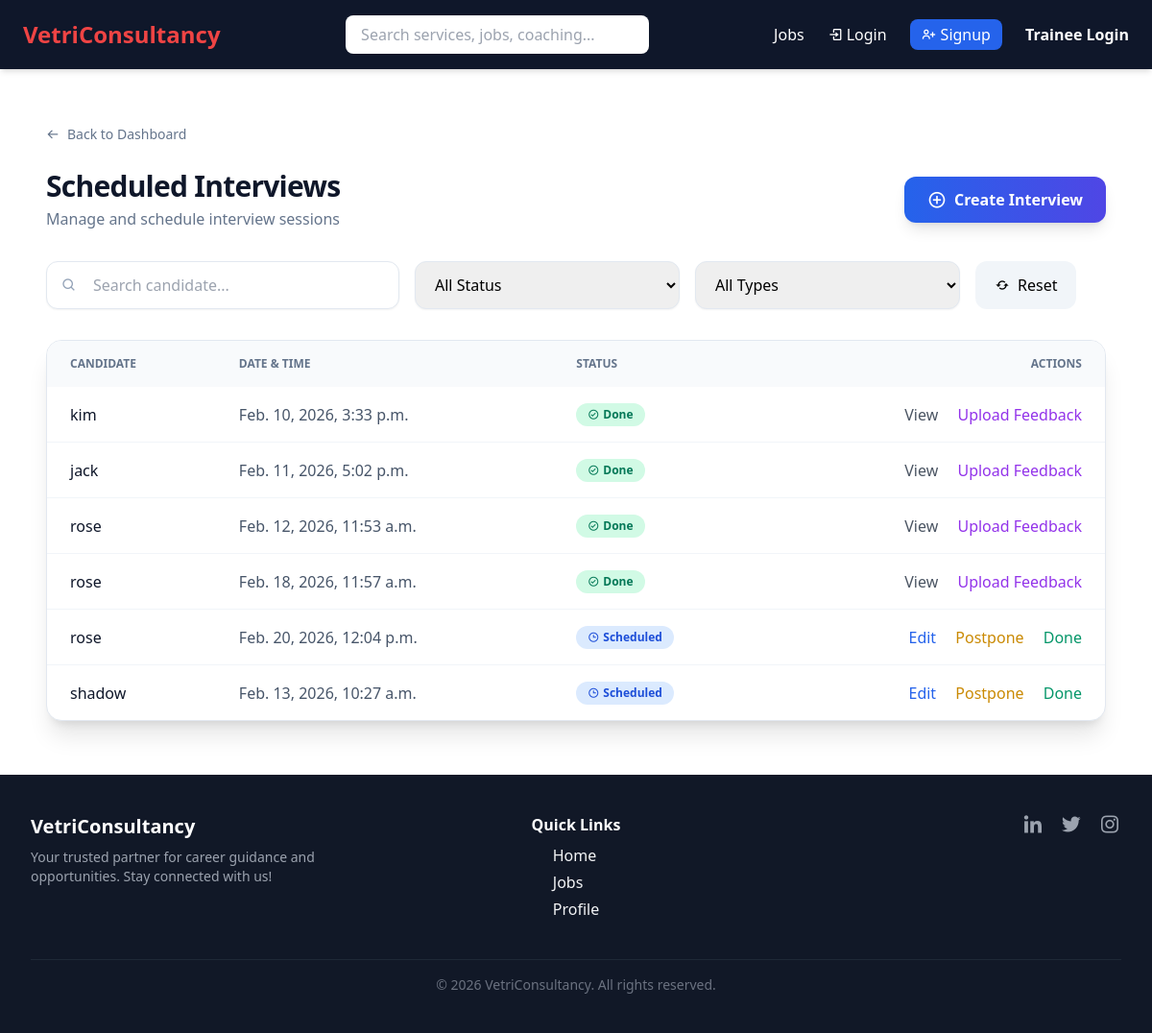
/dashboard/appointments/?type=INTERVIEW, run on an earlier commit of the app's database.
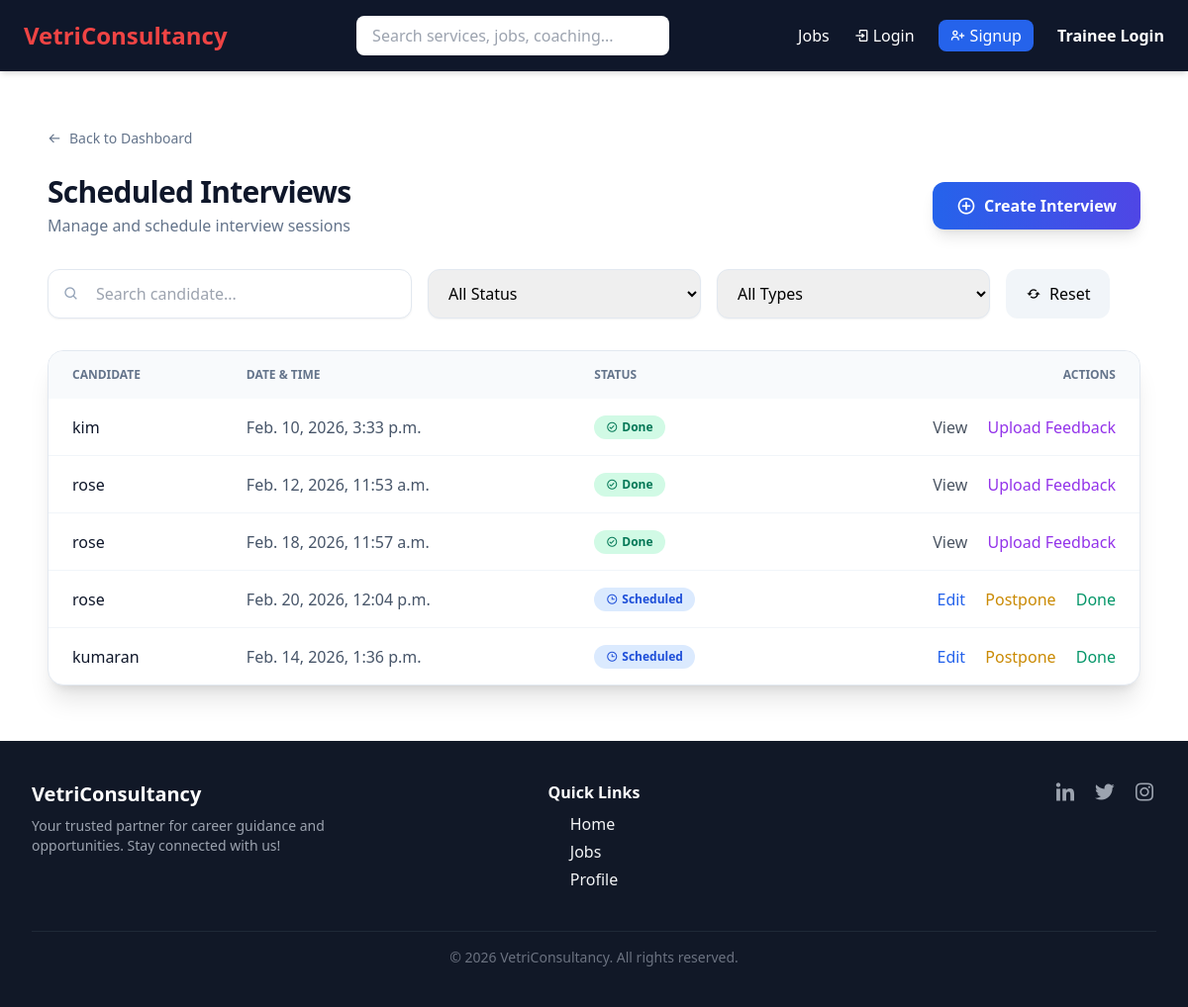
And on a later commit of the database.
### VCS/models.py (models this page shows, shortened)
class Appointment(models.Model):
    TYPE_CHOICES = [
        ('INTERVIEW', 'Interview'),
        ('ONE_ON_ONE', '1-1 Session'),
    ]
    STATUS_CHOICES = [
        ('SCHEDULED', 'Scheduled'),
        ('DONE', 'Done'),
        ('POSTPONED', 'Postponed'),
    ]
    application = models.ForeignKey(JobApplication, on_delete=models.CASCADE, null=True, blank=True)
    consultant = models.ForeignKey(
        User,
        on_delete=models.SET_NULL,
        null=True,
        blank=True,
        related_name="consultant_appointments"
    )
    appointment_type = models.CharField(max_length=20,
                                        choices=TYPE_CHOICES,
                                        default='INTERVIEW')
    scheduled_at = models.DateTimeField()
    status = models.CharField(max_length=20, choices=STATUS_CHOICES, default='SCHEDULED')
    notes = models.TextField(blank=True)
    created_at = models.DateTimeField(null=True, blank=True)
    interview_type = models.CharField(
        max_length=20,
        choices=[('BEHAVIORAL', 'Behavioral'), ('TECHNICAL', 'Technical'), ('CASE_STUDY', 'Case Study')],
        blank=True,
        null=True
    )
    target_role = models.CharField(max_length=100, blank=True)
    video_link = models.URLField(blank=True)
    is_mock_interview = models.BooleanField(default=False)
    waitlist = models.BooleanField(default=False)
    sla_due = models.DateTimeField(null=True, blank=True)
    sla_complied = models.BooleanField(default=False)

class JobApplication(models.Model):
    STATUS_CHOICES = [
        ('APPLIED', 'Applied'),
        ('VIEWED', 'Viewed by Recruiter'),
        ('WAITING', 'Waiting for Recruiter Action'),
        ('REJECTED', 'Rejected'),
        ('HIRED', 'Hired'),
    ]
    user = models.ForeignKey(User, on_delete=models.CASCADE)
    job = models.ForeignKey(Job, on_delete=models.CASCADE)
    applied_at = models.DateTimeField(auto_now_add=True)
    status = models.CharField(max_length=20, choices=STATUS_CHOICES, default='APPLIED')
    updated_at = models.DateTimeField(auto_now=True)
    resume = models.FileField(upload_to='resumes/', blank=True, null=True)
    class Meta:
        unique_together = ('user', 'job')

### VCS/views.py (the view)
# urls.py: path('dashboard/appointments/', appointment_list, name='appointment_list'),
def appointment_list(request):
    appt_type = request.GET.get("type")
    search_query = request.GET.get("search", "")
    appointments = Appointment.objects.all()
    if appt_type:
        appointments = appointments.filter(appointment_type=appt_type)
    if search_query:
        appointments = appointments.filter(application__user__username__icontains=search_query)
    template_name = {
        'INTERVIEW': 'admin/interview_list.html',
        'ONE_ON_ONE': 'admin/one_on_one_list.html',
    }.get(appt_type)
    users = User.objects.filter(
        profile__isnull=False,
        is_superuser=False
    ).filter(
        Q(profile__is_pro=True) | Q(profile__is_proplus=True)
    ).select_related('profile')
    todays_slots, created = InterviewSlot.objects.get_or_create(date=date.today())
    context = {
        "appointments": appointments,
        "appt_type": appt_type,
        "search_query": search_query,
        "users": users,
        'todays_slots': todays_slots,
    }
    return render(request, template_name, context)

### VCS/templates/admin/interview_list.html (shortened to what this page needs)
{% extends 'base.html' %}
{% block content %}
<link href="https://unpkg.com/boxicons@2.1.4/css/boxicons.min.css" rel="stylesheet">
<div class="max-w-7xl mx-auto px-6 py-8">
    <a href="{% url 'admin_dashboard' %}"
       class="inline-flex items-center gap-2 text-sm font-medium text-slate-500 hover:text-slate-900 transition">
        <i class='bx bx-arrow-back'></i>
        Back to Dashboard
    </a>
    <div class="mt-6 flex flex-col sm:flex-row sm:items-center sm:justify-between gap-4">
        <div>
            <h1 class="text-3xl font-bold tracking-tight text-slate-900">
                Scheduled Interviews
            </h1>
            <p class="mt-1 text-slate-500">
                Manage and schedule interview sessions
            </p>
        </div>
        <button onclick="openCreateModal()"
                class="inline-flex items-center gap-2
                       bg-gradient-to-r from-blue-600 to-indigo-600
                       text-white px-6 py-3 rounded-xl font-semibold
                       shadow-lg hover:shadow-xl hover:scale-[1.02]
                       transition">
            <i class='bx bx-plus-circle text-xl'></i>
            Create Interview
        </button>
    </div>
    <div class="mt-8 flex flex-col lg:flex-row gap-4">
        <div class="relative w-full lg:w-1/3">
            <i class='bx bx-search absolute left-4 top-1/2 -translate-y-1/2 text-slate-400'></i>
            <input id="searchInput" type="text"
                   placeholder="Search candidate..."
                   class="w-full pl-12 pr-4 py-3 rounded-xl border border-slate-200
                          focus:ring-2 focus:ring-blue-500 focus:border-transparent shadow-sm">
        </div>
        <select id="statusFilter"
                class="w-full lg:w-1/4 px-4 py-3 rounded-xl border border-slate-200
                       focus:ring-2 focus:ring-blue-500 focus:border-transparent shadow-sm">
            <option value="">All Status</option>
        </select>
        <select id="mockFilter"
                class="w-full lg:w-1/4 px-4 py-3 rounded-xl border border-slate-200
                       focus:ring-2 focus:ring-blue-500 focus:border-transparent shadow-sm">
            <option value="">All Types</option>
        </select>
        <button id="clearFilters"
                class="inline-flex items-center gap-2 px-5 py-3 rounded-xl
                       bg-slate-100 hover:bg-slate-200 transition font-medium">
            <i class='bx bx-refresh'></i>
            Reset
        </button>
    </div>
    <div class="mt-8 overflow-hidden rounded-2xl border border-slate-200 bg-white shadow-xl">
        <table class="min-w-full">
            <thead class="bg-slate-50">
                <tr>
                    <th class="px-6 py-4 text-left text-xs font-semibold text-slate-500 uppercase">Candidate</th>
                    <th class="px-6 py-4 text-left text-xs font-semibold text-slate-500 uppercase">Date & Time</th>
                    <th class="px-6 py-4 text-left text-xs font-semibold text-slate-500 uppercase">Status</th>
                    <th class="px-6 py-4 text-right text-xs font-semibold text-slate-500 uppercase">Actions</th>
                </tr>
            </thead>
            <tbody id="appointmentTable" class="divide-y divide-slate-100">
                {% for appt in appointments %}
                <tr class="appointment-row hover:bg-slate-50 transition"
                    data-status="{{ appt.status }}" data-mock="{{ appt.is_mock_interview }}">
                    <td class="px-6 py-4 font-medium text-slate-900">
                        {{ appt.application.user.username }}
                    </td>
                    <td class="px-6 py-4 text-slate-600">
                        {{ appt.scheduled_at }}
                    </td>
                    <td class="px-6 py-4">
                        {% if appt.status == 'SCHEDULED' %}
                        <span class="inline-flex items-center gap-1 px-3 py-1 rounded-full
                                     bg-blue-100 text-blue-700 text-xs font-semibold">
                            <i class='bx bx-time'></i> Scheduled
                        </span>
                        {% elif appt.status == 'DONE' %}
                        <span class="inline-flex items-center gap-1 px-3 py-1 rounded-full
                                     bg-emerald-100 text-emerald-700 text-xs font-semibold">
                            <i class='bx bx-check-circle'></i> Done
                        </span>
                        {% elif appt.status == 'POSTPONED' %}
                        <span class="inline-flex items-center gap-1 px-3 py-1 rounded-full
                                     bg-yellow-100 text-yellow-700 text-xs font-semibold">
                            <i class='bx bx-pause-circle'></i> Postponed
                        </span>
                        {% endif %}
                    </td>
                    <td class="px-6 py-4 text-right space-x-4">
                        {% if appt.status != 'DONE' %}
                        <button onclick="openEditModal({{ appt.id }})"
                                class="text-blue-600 hover:text-blue-800 font-medium">
                            Edit
                        </button>
                        <button onclick="openPostponeModal({{ appt.id }})"
                                class="text-yellow-600 hover:text-yellow-800 font-medium">
                            Postpone
                        </button>
                        <button onclick="markAsDone({{ appt.id }})"
                                class="text-emerald-600 hover:text-emerald-800 font-medium">
                            Done
                        </button>
                        {% endif %}
                        {% if appt.status == 'DONE' %}
                        <button onclick="openViewModal({{ appt.id }})"
                                class="text-gray-600 hover:text-gray-800 font-medium">
                            View
                        </button>
                        <button onclick="openFeedbackModal({{ appt.id }})"
                                class="text-purple-600 hover:text-purple-800 font-medium">
                            Upload Feedback
                        </button>
                        {% endif %}
                    </td>
                </tr>
                {% empty %}
                <tr>
                    <td colspan="6" class="px-6 py-10 text-center text-slate-500">
                        No interviews found
                    </td>
                </tr>
                {% endfor %}
            </tbody>
        </table>
    </div>
</div>
{% endblock %}

What changed in the data, as far as the page shows it:
removed Appointment: application.user.username "jack", scheduled_at "Feb. 11, 2026, 5:02 p.m.", status "DONE" (drawn)
removed Appointment: application.user.username "shadow", scheduled_at "Feb. 13, 2026, 10:27 a.m.", status "SCHEDULED" (drawn)
added Appointment: application.user.username "kumaran", scheduled_at "Feb. 14, 2026, 1:36 p.m.", status "SCHEDULED" (drawn)
